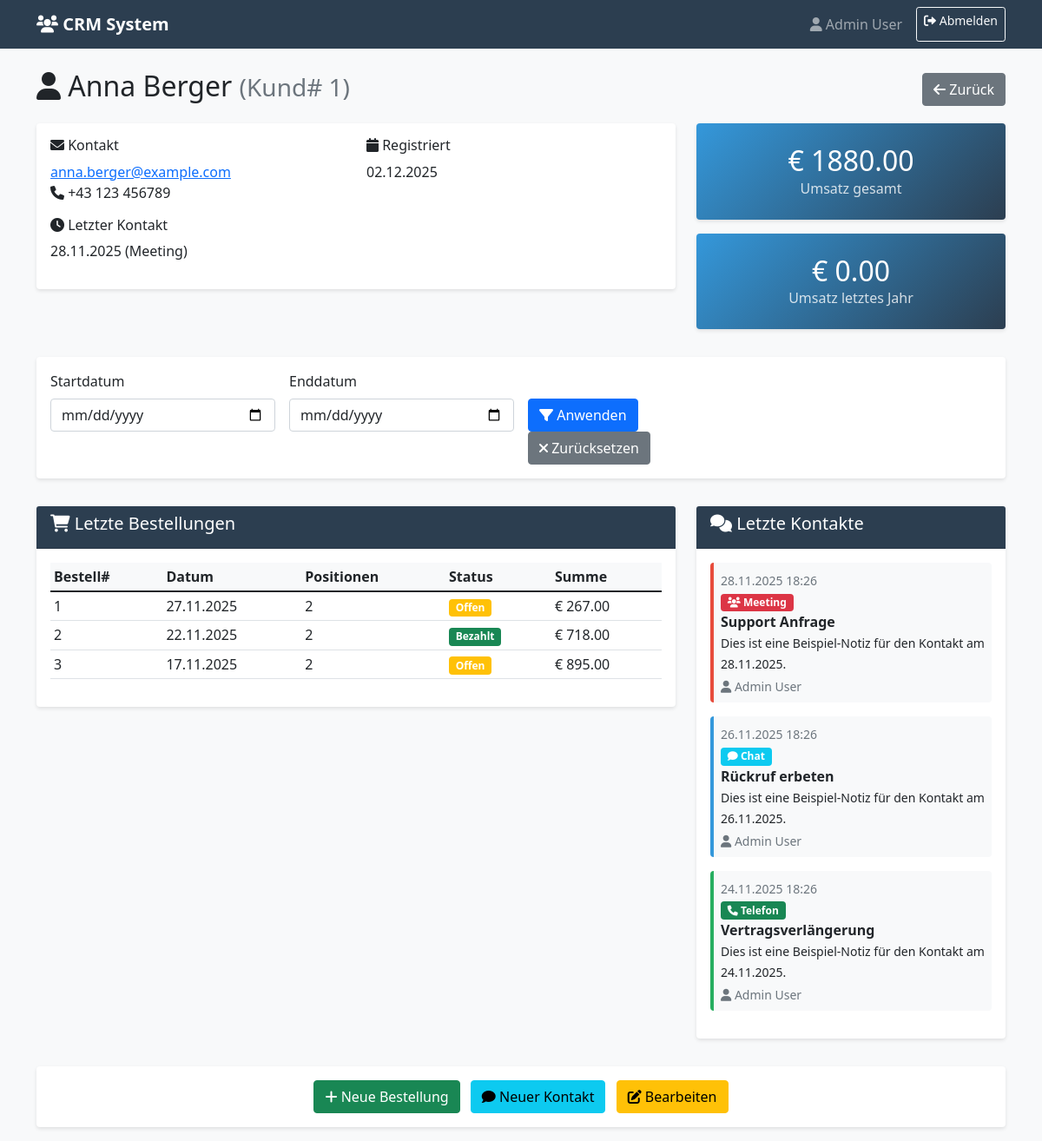
Screenshot of /customer/1 (signed in) with the database file from the repository.
### models.py (models this page shows, shortened)
class User(UserMixin, db.Model):
    __tablename__ = 'users'
    id = db.Column(db.Integer, primary_key=True)
    name = db.Column(db.String(100), nullable=False)
    email = db.Column(db.String(255), unique=True, nullable=True)
    password_hash = db.Column(db.String(255))
    role = db.Column(db.Enum('Schüler', 'Lehrer', 'Admin', name='user_role'), default='Schüler')
    created_at = db.Column(db.DateTime, default=datetime.utcnow)
    contacts = db.relationship('Contact', backref='user', lazy='dynamic')

class Customer(db.Model):
    __tablename__ = 'customers'
    id = db.Column(db.Integer, primary_key=True)
    first_name = db.Column(db.String(100), nullable=False)
    last_name = db.Column(db.String(100), nullable=False)
    email = db.Column(db.String(255), unique=True)
    phone = db.Column(db.String(50))
    created_at = db.Column(db.DateTime, default=datetime.utcnow)
    orders = db.relationship('Order', backref='customer', lazy='dynamic', cascade='all, delete-orphan')
    contacts = db.relationship('Contact', backref='customer', lazy='dynamic', cascade='all, delete-orphan')
    @property
    def full_name(self):
        return f"{self.first_name} {self.last_name}"
    @property
    def total_revenue(self):
        return db.session.query(db.func.sum(Order.total_amount)).filter(
            Order.customer_id == self.id,
            Order.status != 'Storniert'
        ).scalar() or 0
    @property
    def last_year_revenue(self):
        current_year = datetime.now().year
        return db.session.query(db.func.sum(Order.total_amount)).filter(
            Order.customer_id == self.id,
            Order.status != 'Storniert',
            db.extract('year', Order.order_date) == current_year - 1
        ).scalar() or 0
    @property
    def last_contact(self):
        return Contact.query.filter_by(customer_id=self.id).order_by(
            Contact.contact_time.desc()
        ).first()

class Contact(db.Model):
    __tablename__ = 'contacts'
    id = db.Column(db.Integer, primary_key=True)
    customer_id = db.Column(db.Integer, db.ForeignKey('customers.id'), nullable=False)
    user_id = db.Column(db.Integer, db.ForeignKey('users.id'))
    channel = db.Column(db.Enum('Telefon', 'E-Mail', 'Meeting', 'Chat', name='contact_channel'), nullable=False)
    subject = db.Column(db.String(255))
    notes = db.Column(db.Text)
    contact_time = db.Column(db.DateTime, nullable=False, default=datetime.utcnow)
    __table_args__ = (
        db.Index('idx_contacts_time', 'contact_time'),
        db.Index('idx_contacts_customer_time', 'customer_id', 'contact_time'),
    )

class Order(db.Model):
    __tablename__ = 'orders'
    id = db.Column(db.Integer, primary_key=True)
    customer_id = db.Column(db.Integer, db.ForeignKey('customers.id'), nullable=False)
    order_date = db.Column(db.DateTime, nullable=False, default=datetime.utcnow)
    status = db.Column(db.Enum('Offen', 'Bezahlt', 'Storniert', name='order_status'), default='Offen')
    total_amount = db.Column(db.Numeric(10, 2), nullable=False)
    order_items = db.relationship('OrderItem', backref='order', lazy='dynamic', cascade='all, delete-orphan')
    __table_args__ = (
        db.Index('idx_orders_date', 'order_date'),
        db.Index('idx_orders_customer_date', 'customer_id', 'order_date'),
    )

### app.py (the view, shortened to what this page needs)
    @app.route('/customer/<int:customer_id>')
    @login_required
    def customer_detail(customer_id):
        customer = Customer.query.get_or_404(customer_id)
        start_date = request.args.get('start_date')
        end_date = request.args.get('end_date')
        order_query = Order.query.filter_by(customer_id=customer_id)
        orders = order_query.order_by(Order.order_date.desc()).all()
        if start_date and end_date:
            period_revenue = db.session.query(db.func.sum(Order.total_amount)).filter(
                Order.customer_id == customer_id,
                Order.status != 'Storniert',
                Order.order_date.between(start_dt, end_dt)
            ).scalar() or 0
        else:
            period_revenue = customer.total_revenue
        contacts = Contact.query.filter_by(customer_id=customer_id).order_by(
            Contact.contact_time.desc()
        ).all()
        return render_template('customer_detail.html',
                             customer=customer,
                             orders=orders,
                             contacts=contacts,
                             period_revenue=period_revenue,
                             start_date=start_date,
                             end_date=end_date)

### templates/customer_detail.html (shortened to what this page needs)
{% extends "base.html" %}
{% block content %}
<div class="row">
    <div class="col-12">
        <div class="d-flex justify-content-between align-items-center mb-3">
            <h2>
                <i class="fas fa-user"></i>
                {{ customer.full_name }}
                <small class="text-muted">(Kund# {{ customer.id }})</small>
            </h2>
            <a href="{{ url_for('index') }}" class="btn btn-secondary">
                <i class="fas fa-arrow-left"></i> Zurück
            </a>
        </div>
    </div>
</div>
<div class="row">
    <div class="col-md-8">
        <div class="card">
            <div class="card-body">
                <div class="row">
                    <div class="col-md-6">
                        <h6><i class="fas fa-envelope"></i> Kontakt</h6>
                        <p>
                            {% if customer.email %}
                                <a href="mailto:{{ customer.email }}">{{ customer.email }}</a><br>
                            {% endif %}
                            {% if customer.phone %}
                                <i class="fas fa-phone"></i> {{ customer.phone }}
                            {% endif %}
                        </p>
                        {% if customer.last_contact %}
                        <h6><i class="fas fa-clock"></i> Letzter Kontakt</h6>
                        <p>
                            {{ customer.last_contact.contact_time.strftime('%d.%m.%Y') }}
                            ({{ customer.last_contact.channel }})
                        </p>
                        {% endif %}
                    </div>
                    <div class="col-md-6">
                        <h6><i class="fas fa-calendar"></i> Registriert</h6>
                        <p>{{ customer.created_at.strftime('%d.%m.%Y') }}</p>
                    </div>
                </div>
            </div>
        </div>
    </div>
    <div class="col-md-4">
        <div class="card stats-card">
            <div class="card-body">
                <div class="text-center">
                    <h3>€ {{ "%.2f"|format(customer.total_revenue) }}</h3>
                    <p class="text-muted mb-0">Umsatz gesamt</p>
                </div>
            </div>
        </div>
        <div class="card stats-card mt-3">
            <div class="card-body">
                <div class="text-center">
                    <h3>€ {{ "%.2f"|format(customer.last_year_revenue) }}</h3>
                    <p class="text-muted mb-0">Umsatz letztes Jahr</p>
                </div>
            </div>
        </div>
    </div>
</div>
<div class="row mt-3">
    <div class="col-12">
        <div class="card">
            <div class="card-body">
                <form method="GET" class="row g-3">
                    <div class="col-md-3">
                        <label for="start_date" class="form-label">Startdatum</label>
                        <input type="date" class="form-control" id="start_date" name="start_date" value="{{ start_date }}">
                    </div>
                    <div class="col-md-3">
                        <label for="end_date" class="form-label">Enddatum</label>
                        <input type="date" class="form-control" id="end_date" name="end_date" value="{{ end_date }}">
                    </div>
                    <div class="col-md-3">
                        <label class="form-label">&nbsp;</label>
                        <div>
                            <button type="submit" class="btn btn-primary">
                                <i class="fas fa-filter"></i> Anwenden
                            </button>
                            <a href="{{ url_for('customer_detail', customer_id=customer.id) }}" class="btn btn-secondary">
                                <i class="fas fa-times"></i> Zurücksetzen
                            </a>
                        </div>
                    </div>
                </form>
            </div>
        </div>
    </div>
</div>
<div class="row mt-3">
    <div class="col-md-8">
        <div class="card">
            <div class="card-header">
                <h5><i class="fas fa-shopping-cart"></i> Letzte Bestellungen</h5>
            </div>
            <div class="card-body">
                <div class="table-responsive">
                    <table class="table table-hover table-sm">
                        <thead>
                            <tr>
                                <th>Bestell#</th>
                                <th>Datum</th>
                                <th>Positionen</th>
                                <th>Status</th>
                                <th>Summe</th>
                            </tr>
                        </thead>
                        <tbody>
                            {% for order in orders %}
                            <tr>
                                <td>{{ order.id }}</td>
                                <td>{{ order.order_date.strftime('%d.%m.%Y') }}</td>
                                <td>{{ order.order_items.count() }}</td>
                                <td>
                                    <span class="badge bg-{% if order.status == 'Bezahlt' %}success{% elif order.status == 'Storniert' %}danger{% else %}warning{% endif %}">
                                        {{ order.status }}
                                    </span>
                                </td>
                                <td>€ {{ "%.2f"|format(order.total_amount) }}</td>
                            </tr>
                            {% else %}
                            <tr>
                                <td colspan="5" class="text-center text-muted">Keine Bestellungen gefunden</td>
                            </tr>
                            {% endfor %}
                        </tbody>
                    </table>
                </div>
            </div>
        </div>
    </div>
    <div class="col-md-4">
        <div class="card">
            <div class="card-header">
                <h5><i class="fas fa-comments"></i> Letzte Kontakte</h5>
            </div>
            <div class="card-body">
                {% for contact in contacts %}
                <div class="contact-item {{ contact.channel.lower() }} mb-3 p-2 bg-light rounded">
                    <div class="d-flex justify-content-between align-items-start">
                        <div class="flex-grow-1">
                            <small class="text-muted">{{ contact.contact_time.strftime('%d.%m.%Y %H:%M') }}</small>
                            <div>
                                <span class="badge bg-{% if contact.channel == 'Telefon' %}success{% elif contact.channel == 'E-Mail' %}warning{% elif contact.channel == 'Meeting' %}danger{% else %}info{% endif %}">
                                    <i class="fas fa-{% if contact.channel == 'Telefon' %}phone{% elif contact.channel == 'E-Mail' %}envelope{% elif contact.channel == 'Meeting' %}users{% else %}comment{% endif %}"></i>
                                    {{ contact.channel }}
                                </span>
                            </div>
                            {% if contact.subject %}
                                <strong>{{ contact.subject }}</strong><br>
                            {% endif %}
                            {% if contact.notes %}
                                <small>{{ contact.notes[:100] }}{% if contact.notes|length > 100 %}...{% endif %}</small>
                            {% endif %}
                            {% if contact.user %}
                                <div class="text-muted small mt-1">
                                    <i class="fas fa-user"></i> {{ contact.user.name }}
                                </div>
                            {% endif %}
                        </div>
                    </div>
                </div>
                {% else %}
                <p class="text-center text-muted">Keine Kontakte gefunden</p>
                {% endfor %}
            </div>
        </div>
    </div>
</div>
<div class="row mt-3">
    <div class="col-12">
        <div class="card">
            <div class="card-body text-center">
                <button class="btn btn-success me-2">
                    <i class="fas fa-plus"></i> Neue Bestellung
                </button>
                <button class="btn btn-info me-2">
                    <i class="fas fa-comment"></i> Neuer Kontakt
                </button>
                <button class="btn btn-warning">
                    <i class="fas fa-edit"></i> Bearbeiten
                </button>
            </div>
        </div>
    </div>
</div>
{% endblock %}

### templates/base.html (shortened to what this page needs)
<!DOCTYPE html>
<html lang="de">
<head>
    <link href="https://cdn.jsdelivr.net/npm/bootstrap@5.1.3/dist/css/bootstrap.min.css" rel="stylesheet">
    <link href="https://cdnjs.cloudflare.com/ajax/libs/font-awesome/6.0.0/css/all.min.css" rel="stylesheet">
</head>
<body>
    <nav class="navbar navbar-expand-lg navbar-dark" style="background-color: var(--primary-color);">
        <div class="container">
            <a class="navbar-brand" href="{{ url_for('index') }}">
                <i class="fas fa-users"></i> CRM System
            </a>
            <div class="navbar-nav ms-auto">
                {% if current_user.is_authenticated %}
                    <span class="navbar-text me-3">
                        <i class="fas fa-user"></i> {{ current_user.name }}
                    </span>
                    <a class="btn btn-outline-light btn-sm" href="{{ url_for('login') }}">
                        <i class="fas fa-sign-out-alt"></i> Abmelden
                    </a>
                {% else %}
                    <a class="btn btn-outline-light btn-sm" href="{{ url_for('login') }}">
                        <i class="fas fa-sign-in-alt"></i> Anmelden
                    </a>
                {% endif %}
            </div>
        </div>
    </nav>
    <div class="container mt-4">
        {% block content %}{% endblock %}
    </div>
</body>
</html>

### templates/base.html (style rules this page uses)
:root { --primary-color: #2c3e50; --secondary-color: #3498db; --success-color: #27ae60; --warning-color: #f39c12; --danger-color: #e74c3c; --light-bg: #f8f9fa; --dark-bg: #343a40; }
body { font-family: 'Segoe UI', Tahoma, Geneva, Verdana, sans-serif; background-color: var(--light-bg); }
.navbar-brand { font-weight: 600; }
.card { border: none; box-shadow: 0 2px 4px rgba(0,0,0,0.1); margin-bottom: 1rem; }
.card-header { background-color: var(--primary-color); color: white; font-weight: 500; }
.table th { background-color: #f8f9fa; font-weight: 600; border-top: none; }
.btn-sm { padding: 0.25rem 0.5rem; font-size: 0.875rem; }
.stats-card { background: linear-gradient(135deg, var(--secondary-color), var(--primary-color)); color: white; }
.stats-card .card-body { padding: 1.5rem; }
.stats-card h3 { margin: 0; font-size: 2rem; font-weight: 300; }
.stats-card .text-muted { color: rgba(255,255,255,0.8) !important; }
.contact-item { border-left: 4px solid var(--secondary-color); padding-left: 1rem; margin-bottom: 1rem; }
.contact-item.telefon { border-left-color: var(--success-color); }
.contact-item.meeting { border-left-color: var(--danger-color); }
.contact-item.chat { border-left-color: var(--secondary-color); }

### rows the page displays
User: name "Admin User"
Customer: full_name "Anna Berger", id "1", email "anna.berger@example.com", phone "+43 123 456789", created_at "02.12.2025"
Contact: last_contact.contact_time "28.11.2025", last_contact.channel "Meeting", contact_time "28.11.2025 18:26", channel "Meeting", subject "Support Anfrage", notes "Dies ist eine Beispiel-Notiz für den Kontakt am 28.11.2025.", user.name "Admin User"
Order: id "1", order_date "27.11.2025", order_items.count "2", status "Offen", total_amount "267.00"
Order: id "2", order_date "22.11.2025", order_items.count "2", status "Bezahlt", total_amount "718.00"
Order: id "3", order_date "17.11.2025", order_items.count "2", status "Offen", total_amount "895.00"
Contact: contact_time "26.11.2025 18:26", channel "Chat", subject "Rückruf erbeten", notes "Dies ist eine Beispiel-Notiz für den Kontakt am 26.11.2025.", user.name "Admin User"
Contact: contact_time "24.11.2025 18:26", channel "Telefon", subject "Vertragsverlängerung", notes "Dies ist eine Beispiel-Notiz für den Kontakt am 24.11.2025.", user.name "Admin User"

### other values shown
{{ "%.2f"|format(customer.total_revenue) }} "1880.00"
{{ "%.2f"|format(customer.last_year_revenue) }} "0.00"
